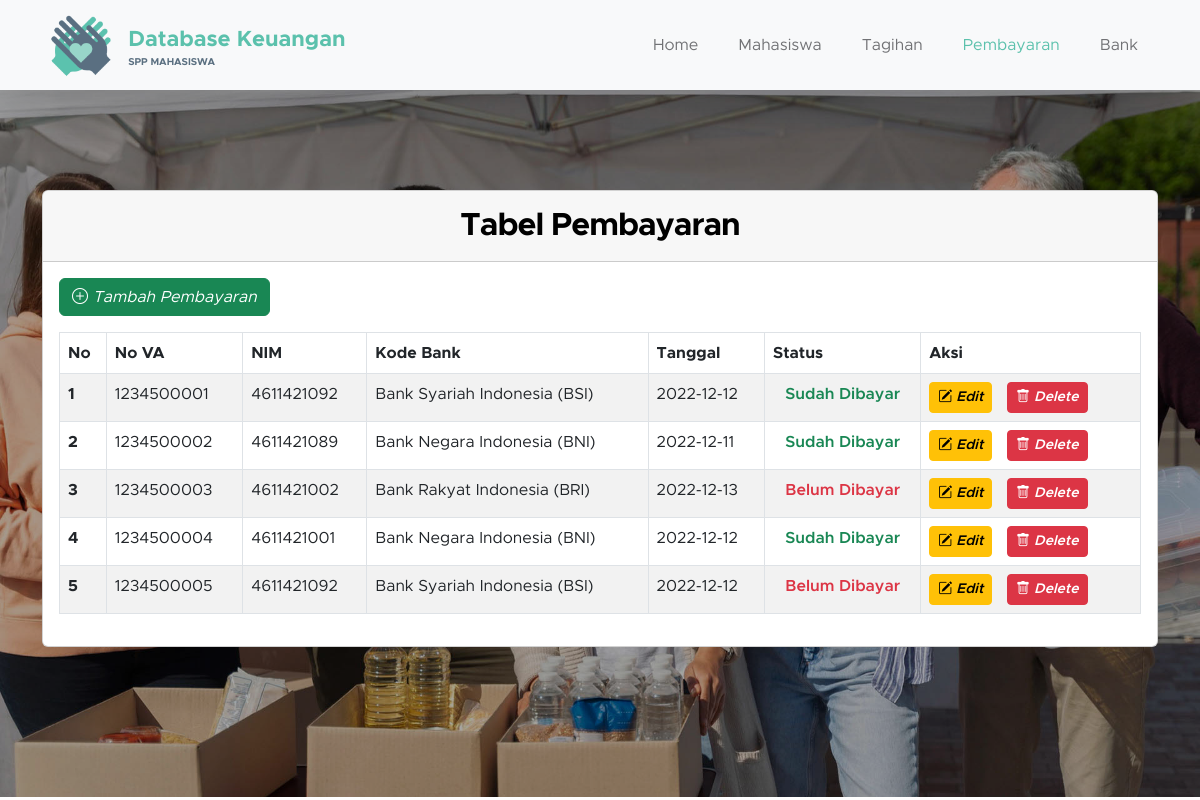
The page /pembayaran.php on the database its author committed.
### tables this page shows
CREATE TABLE `tbl_pembayaran` (
  `no_va` int(10) NOT NULL,
  `tanggal` date NOT NULL,
  `nim` bigint(16) NOT NULL,
  `kode_bank` varchar(16) NOT NULL,
  `stats` tinyint(1) NOT NULL
);

CREATE TABLE `tbl_bank` (
  `nama_bank` varchar(32) NOT NULL,
  `kode_bank` varchar(32) NOT NULL
);

### pembayaran.php (the view, shortened to what this page needs)
<!doctype html>
<html lang="en">
<head>
    <link href="css/bootstrap.min.css" rel="stylesheet">
    <link href="css/bootstrap-icons.css" rel="stylesheet">
    <link href="css/templatemo-kind-heart-charity.css" rel="stylesheet">
</head>
<body id="section_1">
    <nav class="navbar navbar-expand-lg bg-light shadow-lg">
        <div class="container">
            <a class="navbar-brand" href="home.php">
                <img src="images/logo.png" class="logo img-fluid" alt="Database Keuangan">
                <span>
                    Database Keuangan
                    <small>SPP Mahasiswa</small>
                </span>
            </a>
            <div class="collapse navbar-collapse" id="navbarNav">
                <ul class="navbar-nav ms-auto">
                    <li class="nav-item">
                        <a class="nav-link" href="home.php">Home</a>
                    </li>
                    <li class="nav-item">
                        <a class="nav-link" href="mahasiswa.php">Mahasiswa</a>
                    </li>
                    <li class="nav-item">
                        <a class="nav-link" href="tagihan.php">Tagihan</a>
                    </li>
                    <li class="nav-item">
                        <a class="nav-link active" href="pembayaran.php">Pembayaran</a>
                    </li>
                    <li class="nav-item">
                        <a class="nav-link" href="bank.php">Bank</a>
                    </li>
                </ul>
            </div>
        </div>
    </nav>
    <main>
        <section class="donate-section" style="padding-top: 100px;">
            <div class="container">
                <div class="col-lg-12">
                    <div class="card">
                        <div class="card-header">
                            <h3 class="card-title" align="center" style="margin-top: 8px;"><strong>Tabel Pembayaran</strong></h3>
                        </div>
                        <div align="left" style="padding: 1em; padding-bottom: 0;">
                            <a href="src/pembayaran/create_pembayaran.php" class="btn btn-success" role="button" aria-disabled="true">
                                <i class="bi bi-plus-circle"> Tambah Pembayaran</i></a>
                        </div>
                        <div class="card-body">
                            <div class="table-responsive">
                                <table class="table table-bordered table-striped verticle-middle table-responsive-sm">
                                    <thead>
                                        <tr>
                                            <th scope="col">No</th>
                                            <th scope="col">No VA</th>
                                            <th scope="col">NIM</th>
                                            <th scope="col">Kode Bank</th>
                                            <th scope="col">Tanggal</th>
                                            <th scope="col">Status</th>
                                            <th scope="col">Aksi</th>
                                        </tr>
                                    </thead>
                                    <tbody>
                                        <?php
                                        require 'connection.php';
                                        $hasil = mysqli_query($koneksi, "SELECT * FROM tbl_pembayaran p JOIN tbl_bank b ON p.kode_bank=b.kode_bank")
                                        ?>
                                        <?php
                                        $no = 1;
                                        while ($data = mysqli_fetch_array($hasil)) {
                                            echo "<tr>";
                                            echo "<th>" . $no . "</th>";
                                            echo "<td>" . $data['no_va'] . "</td>";
                                            echo "<td>" . $data['nim'] . "</td>";
                                            echo "<td>" . $data['nama_bank'] . "</td>";
                                            echo "<td>" . $data['tanggal'] . "</td>";
                                            if ($data['stats'] == 0){
                                                echo "<td><p class='center text-danger fw-semibold' align='center' style='margin-bottom: 0'>Belum Dibayar</p></td>";
                                            } else if ($data['stats'] == 1){
                                                echo "<td><p class='center text-success fw-semibold' align='center' style='margin-bottom: 0'>Sudah Dibayar</p></td>";
                                            }
                                            echo "<td>
                                            <a href='src/pembayaran/edit_pembayaran.php?no_va=$data[no_va]' class='btn btn-warning btn-sm' style='font-weight: 600; margin-right: 10px;'><i class='bi bi-pencil-square'> Edit</i></a>
                                            <a href='src/pembayaran/delete_pembayaran.php?no_va=$data[no_va]' class='btn btn-danger btn-sm' style='font-weight: 600; margin-right: 10px;'><i class='bi bi-trash'> Delete</i></a>
                                            </td>";
                                            echo "</tr>";
                                            $no++;
                                        }
                                        ?>
                                    </tbody>
                                </table>
                            </div>
                        </div>
                    </div>
                </div>
            </div>
        </section>
    </main>
</body>
</html>

### css/templatemo-kind-heart-charity.css (style rules this page uses)
:root { --white-color: #ffffff; --primary-color: #5bc1ac; --secondary-color: #5a6f80; --section-bg-color: #f0f8ff; --site-footer-bg-color: #44525d; --custom-btn-bg-color: #597081; --custom-btn-bg-hover-color: #5bc1ac; --dark-color: #000000; --p-color: #717275; --border-color: #e9eaeb; --body-font-family: 'Metropolis', sans-serif; --h1-font-size: 52px; --h2-font-size: 46px; --h3-font-size: 32px; --h4-font-size: 28px; --h5-font-size: 24px; --h6-font-size: 22px; --p-font-size: 16px; --btn-font-size: 18px; --copyright-font-size: 14px; --border-radius-large: 100px; --border-radius-medium: 20px; --border-radius-small: 10px; --font-weight-light: 300; --font-weight-normal: 400; --font-weight-semibold: 600; --font-weight-bold: 700; }
body { background-color: var(--white-color); font-family: var(--body-font-family); }
h2, h3, h4, h5, h6 { color: var(--dark-color); }
h1, h2, h3, h4, h5, h6 { font-weight: var(--font-weight-semibold); letter-spacing: -1px; }
h3 { font-size: var(--h3-font-size); }
p { color: var(--p-color); font-size: var(--p-font-size); font-weight: var(--font-weight-light); }
ul li { color: var(--p-color); font-size: var(--p-font-size); font-weight: var(--font-weight-normal); }
a, button { touch-action: manipulation; transition: all 0.3s; }
a { color: var(--p-color); text-decoration: none; }
b, strong { font-weight: var(--font-weight-bold); }
.section-overlay + .container { position: relative; }
.navbar { background: var(--white-color); z-index: 9; padding-top: 0; padding-bottom: 0; }
.navbar-brand { color: var(--primary-color); font-size: var(--h6-font-size); font-weight: var(--font-weight-bold); }
.navbar-brand span { display: inline-block; vertical-align: middle; }
.navbar-brand small { color: var(--secondary-color); display: block; font-size: 10px; line-height: normal; text-transform: uppercase; }
.logo { width: 80px; height: auto; }
.navbar-expand-lg .navbar-nav .nav-link { margin-right: 0; margin-left: 0; padding: 20px; }
.navbar-nav .nav-link { display: inline-block; color: var(--p-color); font-size: var(--p-font-size); font-weight: var(--font-weight-medium); position: relative; padding-top: 15px; padding-bottom: 15px; }
.navbar-nav .nav-link.active, .navbar-nav .nav-link:hover { background: transparent; color: var(--primary-color); }
.donate-section { background-image: url('../images/different-people-doing-volunteer-work.jpg'); background-repeat: no-repeat; background-position: center; background-size: cover; position: relative; padding-top: 150px; padding-bottom: 150px; }

### rows shown on the page
tbl_pembayaran: no_va "1234500001", nim "4611421092", kode_bank.nama_bank "Bank Syariah Indonesia (BSI)", tanggal "2022-12-12", stats "Sudah Dibayar"
tbl_pembayaran: no_va "1234500002", nim "4611421089", kode_bank.nama_bank "Bank Negara Indonesia (BNI)", tanggal "2022-12-11", stats "Sudah Dibayar"
tbl_pembayaran: no_va "1234500003", nim "4611421002", kode_bank.nama_bank "Bank Rakyat Indonesia (BRI)", tanggal "2022-12-13", stats "Belum Dibayar"
tbl_pembayaran: no_va "1234500004", nim "4611421001", kode_bank.nama_bank "Bank Negara Indonesia (BNI)", tanggal "2022-12-12", stats "Sudah Dibayar"
tbl_pembayaran: no_va "1234500005", nim "4611421092", kode_bank.nama_bank "Bank Syariah Indonesia (BSI)", tanggal "2022-12-12", stats "Belum Dibayar"
